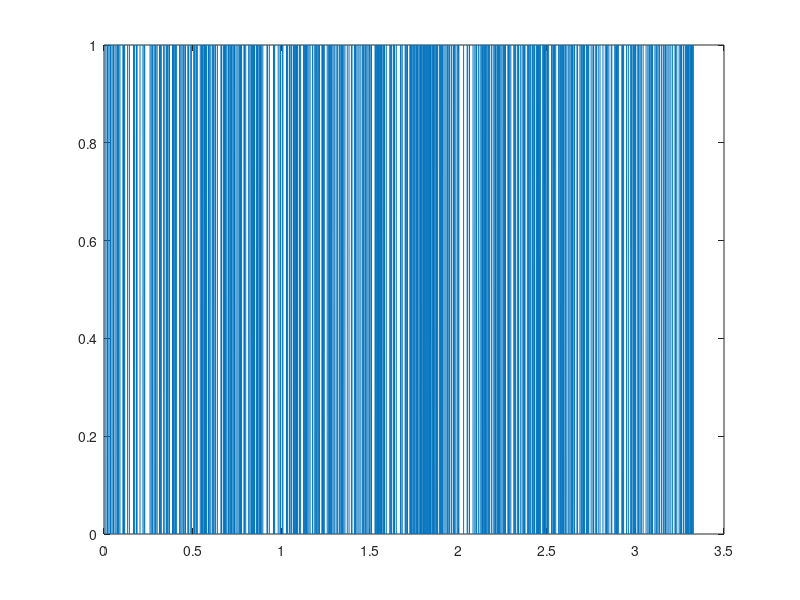

Reproduce this figure in MATLAB. (Note: this script raises an error after producing the figure.)
close all;

Fe = 48000;         % Fréquence d'échantillonnage
Te = 1/Fe;          % Période d'échantillonnage
Ts = 1/300;         % Période de NRZ
Ns = fix(Ts/Te);    % Nombre d'échantillons
N_bit = 1000;       % Nombre de bits
Nb_bit_secondes = 300;      % Débits de bits
bit = randi([0,1],1,N_bit); % Vecteur de bits de référence à faire passer dans le modem

%% Construction du signal NRZ

NRZ = repelem(bit, 1, Ns);  

%% Tracé de NRZ en échelle temporelle.

Temps = linspace(0, N_bit/Nb_bit_secondes, N_bit*Ns);
figure('Name','Figure 1 : NRZ','NumberTitle','off'); 
p = plot(Temps,NRZ);
p.LineWidth = 3;
xlabel("Temps en secondes (s)");
ylabel("NRZ");
title("Tracé de NRZ en fonction du temps");

%% Tracé de la DSP de NRZ en échelle fréquentielle.
[DSP, F]=pwelch(NRZ,[],[],[],Fe,'twosided');

figure('Name','Figure 2 : Densité spectrale de NRZ','NumberTitle','off');
Freq = linspace(-Fe/2, Fe/2, length(F));
semilogy(Freq,fftshift(DSP));
xlabel("f(Hz)");
ylabel("DSP de NRZ");
title("Tracé de DSP(NRZ) = f(f)");

figure('Name','Figure 3 : Densité spectrale de NRZ et SNRZ','NumberTitle','off'); 
semilogy(Freq,fftshift(DSP));
xlabel("f(Hz)");
ylabel("DSP de NRZ");
title("Tracé de DSP(NRZ) = f(f)");

%% Construction de SNRZ

SNRZ = (1/4)*Ts*(sinc(Ts*Freq).^2) + (1/4)*dirac(Freq);


%% Tracé de SNRZ

hold on
semilogy(Freq,SNRZ);
xlabel("f(Hz)");
ylabel("DSP de NRZ et SNRZ");
title("Tracé de DSP(NRZ) = f(f) et SNRZ");
legend("DSP de NRZ", "SNRZ");

%% Construction d'un signal constitué de deux cosinus de fréquence F0 et F1 echantillonnés à Te
F0 = 1180;  %1180 ou 6000
F1 = 980;   %980 ou 2000
phi0 = rand*2*pi;
phi1 = rand*2*pi;

x = (1-NRZ) .* cos (2*pi*F0*Temps + phi0) + NRZ .* cos (2*pi*F1*Temps + phi1);

% Densité spectrale de puissance du signal modulé en fréquence.
[S_x_estime, F_x] = pwelch (x, [], [], [], Fe, 'twosided');

figure('Name','Figure 4 : Densité spectrale de x','NumberTitle','off');
semilogy(linspace(-Fe/2, Fe/2, length(F_x)), fftshift(S_x_estime));
xlabel("f(Hz)");
ylabel("DSP de x");
title("Tracé de DSP(x) = f(f)");

%% Perturbations et construction d'un signal bruité

Px = mean(abs(x).^2);
SNR = 50;
Sigma = sqrt(Px / 10^(SNR/10));
bruit = Sigma*randn(1,N_bit*Ns);
bruit = 0;  % A décommenter si on ne veut plus de bruit
x_bruit = x + bruit;

% Densité spectrale de puissance du signal modulé en fréquence.
[S_x_estime_bruit, F_x_bruit] = pwelch (x_bruit, [], [], [], Fe, 'twosided');

%% Affichage de la comparaison du signal bruité avec le non bruité 

figure('Name','Figure 5 : Tracé du signal x','NumberTitle','off')
plot(Temps, x);
xlabel("Temps en secondes");
ylabel("x");
title("Tracé de x en fonction du temps");

figure('Name','Figure 6 : Tracé du signal avant et après le bruitage','NumberTitle','off')
subplot(2,1,1);
plot(Temps, x);
xlabel("Temps en secondes");
ylabel("x");
title("Tracé de x non bruité");
subplot(2,1,2);
plot(Temps, x_bruit);
xlabel("Temps en secondes");
ylabel("x bruité");
title("Tracé de x bruité");

%% Démodulation par filtrage (Passe bas)

% Construction du filtre passe bas 

B = (F1 + F0)/2;
taille = 30; % Mettre 30 si on veut tester de nouveau
Taille_filtre = [-taille:1:taille];
Passe_bas_i = 2*B/Fe*sinc(2*B/Fe*Taille_filtre);

% Affichage de la réponse impulsionnelle du filtre passe bas 

figure('Name','Figure 7 : Réponses fréquentielles et impulsionnelles des filtres','NumberTitle','off');
subplot(2,2,1);
plot(Taille_filtre/Fe, Passe_bas_i);
xlabel("Temps en secondes");
ylabel("h(t)");
title("Tracé de la réponse impulsionnelle du passe bas");

% Affichage de la réponse en fréquence du filtre passe bas 

Passe_bas_f = fftshift(abs(fft(Passe_bas_i)));
subplot(2,2,2);
plot(linspace(-Fe/2, Fe/2, length(Passe_bas_f)), Passe_bas_f);
xlabel("Fréquence en Hertz");
ylabel("H(f)");
title("Tracé de la réponse fréquentielle du passe bas");

%% Démodulation par filtrage (Passe haut)

% Construction filtre passe haut

Passe_haut_f = 1 - Passe_bas_f;
Passe_haut_i = - Passe_bas_i;
Passe_haut_i(taille + 1) = 1 + Passe_haut_i(taille + 1);

% Affichage de la réponse impulsionnelle du filtre passe haut

subplot(2,2,3);
plot(Taille_filtre/Fe, real(Passe_haut_i));
xlabel("Temps en secondes");
ylabel("h(t)");
title("Tracé de la réponse impulsionnelle du passe haut");

% Affichage de la réponse en fréquence du filtre passe haut 

subplot(2,2,4);
plot(linspace(-Fe/2, Fe/2, length(Passe_haut_f)), Passe_haut_f);
xlabel("Fréquence en Hertz");
ylabel("H(f)");
title("Tracé de la réponse fréquentielle du passe haut");

%% Sortie des filtres

Y_h = filter(Passe_haut_i, 1, x_bruit); % Signal en sortie du filtre passe haut
Y_b = filter(Passe_bas_i, 1, x_bruit);  % Signal en sortie du filtre passe bas

% Affichage des réponses fréquentielles et densité spectrale de l'entrée et de la sortie des filtres


%% Tracé de la DSP de la sortie du filtre en échelle fréquentielle.

% Densité spectrale de puissance du signal bruité modulé en fréquence.
[S_x_estime_bruit, F_x_bruit] = pwelch (x_bruit, [], [], [], Fe, 'onesided');

% DSP de la sortie du passe bas 
[DSP_b, F_b]=pwelch(Y_b,[],[],[],Fe,'onesided');


figure('Name','Figure 8 : Réponses fréquentielles et densité spectrale de l`entrée et de la sortie des filtres','NumberTitle','off');

% Affichage de la réponse fréquentielle et densité spectrale de l'entrée du
% filtre passe bas

subplot(2,2,1);
plot(linspace(-Fe/2, Fe/2, length(Passe_bas_f)), Passe_bas_f);
hold on
semilogy(F_x_bruit,S_x_estime_bruit/max(S_x_estime_bruit));
xlabel("fréquence en Hz");
ylabel("DSP");
title("Tracé de la DSP de l'entrée du filtre passe bas");
legend("Réponse fréquentielle du passe bas", "Densité spectrale");

% DSP de la sortie du passe haut
[DSP_h, F_h]=pwelch(Y_h,[],[],[],Fe,'onesided');

% Affichage de la réponse fréquentielle et densité spectrale de l'entrée du
% filtre passe haut

subplot(2,2,2);
plot(linspace(-Fe/2, Fe/2, length(Passe_haut_f)), Passe_haut_f);
hold on
semilogy(F_x_bruit,S_x_estime_bruit/max(S_x_estime_bruit));
xlabel("fréquence en Hz");
ylabel("DSP");
title("Tracé de la DSP de l'entrée du filtre passe haut");
legend("Réponse fréquentielle du passe haut", "Densité spectrale");

% Affichage de la réponse fréquentielle et densité spectrale de la sortie du
% filtre passe bas

subplot(2,2,3);
plot(linspace(-Fe/2, Fe/2, length(Passe_bas_f)), Passe_bas_f);
hold on
semilogy(F_b,DSP_b/max(DSP_b));
xlabel("fréquence en Hz");
ylabel("DSP");
title("Tracé de la DSP de la sortie du filtre passe bas");
legend("Réponse fréquentielle du passe bas", "Densité spectrale");

% Affichage de la réponse fréquentielle et densité spectrale de la sortie du
% filtre passe haut

subplot(2,2,4);
plot(linspace(-Fe/2, Fe/2, length(Passe_haut_f)), Passe_haut_f);
hold on
semilogy(F_h,DSP_h/max(DSP_h));
xlabel("fréquence en Hz");
ylabel("DSP");
title("Tracé de la DSP de la sortie du filtre passe haut");
legend("Réponse fréquentielle du passe haut", "Densité spectrale");

%% Détection d'énergie

% Signal filtré passe bas 
signal_demodule_b = reshape(Y_b,Ns,N_bit);

figure('Name','Figure 9 : Sortie des filtres','NumberTitle','off');
subplot(2,1,1);
plot(Y_b)
title("Signal démodulé après filtrage passe bas")
xlabel("Temps (t)")
ylabel("y(t)")

% Signal filtré passe haut
signal_demodule_h = reshape(Y_h,Ns,N_bit);

subplot(2,1,2);
plot(Y_h)
title("Signal démodulé après filtrage passe haut")
xlabel("Temps (t)")
ylabel("y(t)")

%% Taux d'erreur pour les filtres 

% Taux d'erreur pour le passe bas

energie_b = sum(signal_demodule_b.^2);
K = (max(energie_b) + min(energie_b))/2;

Matrice_bit_b = energie_b > K;
erreur = (Matrice_bit_b == bit);
Taux_erreur_b = 100-100*mean(erreur);

% Taux d'erreur pour le passe haut

energie_h = sum(signal_demodule_h.^2);
K = (max(energie_h) + min(energie_h))/2;
Matrice_bit_h = energie_h < K;
erreur = (Matrice_bit_h == bit);
Taux_erreur_h = 100-100*mean(erreur);

%% 6 Démodulateur de fréquence adapté à la norme V21

%% 6.1) Contexte de synchronisation idéale

x0 = cos(2*pi*F0*reshape(Temps,Ns,N_bit)+phi0);
x1 = cos(2*pi*F1*reshape(Temps,Ns,N_bit)+phi1);

inte_0 = sum(reshape(x_bruit,Ns,N_bit).* x0);
inte_1 = sum(reshape(x_bruit,Ns,N_bit).* x1);

Matrice_bits2 = (inte_1-inte_0)>0;
erreur_s = (Matrice_bits2 == bit);
taux_erreur_synchronise = 100-100*mean(erreur_s);

%% 6.2) Présence d'une erreur de synchronisation de phase porteuse
phi0_prime = 3000;
phi1_prime = 7000;
x0 = cos(2*pi*F0*reshape(Temps,Ns,N_bit)+phi0_prime);
x1 = cos(2*pi*F1*reshape(Temps,Ns,N_bit)+phi1_prime);

inte_0 = sum(reshape(x_bruit,Ns,N_bit).* x0);
inte_1 = sum(reshape(x_bruit,Ns,N_bit).* x1);

Matrice_bits2 = (inte_1-inte_0)>0;
erreur_e = (Matrice_bits2 == bit);
taux_erreur_erreur_synchronise = 100-100*mean(erreur_e);

%% Récepteur avec gestion d'erreur de synchronisation des phases 

theta_0 = rand*pi - 50;
theta_1 = rand*5*pi;
x00 = cos(2*pi*F0*reshape(Temps,Ns,N_bit)+theta_0);
x01 = sin(2*pi*F0*reshape(Temps,Ns,N_bit)+theta_0);

x10 = cos(2*pi*F1*reshape(Temps,Ns,N_bit)+theta_1);
x11 = sin(2*pi*F1*reshape(Temps,Ns,N_bit)+theta_1);

inte_0 = sum(reshape(x_bruit,Ns,N_bit).* x00);
inte_1 = sum(reshape(x_bruit,Ns,N_bit).* x01);
inte_2 = sum(reshape(x_bruit,Ns,N_bit).* x10);
inte_3 = sum(reshape(x_bruit,Ns,N_bit).* x11);

inte_0 = inte_0.^2;
inte_1 = inte_1.^2;
inte_2 = inte_2.^2;
inte_3 = inte_3.^2;
terme_moins = inte_0 + inte_1;
terme_plus = inte_2 + inte_3;

Matrice_bits_fin = (terme_plus-terme_moins)>0;
erreur_fin = (Matrice_bits_fin == bit);
taux_erreur_fin = 100-100*mean(erreur_fin);

